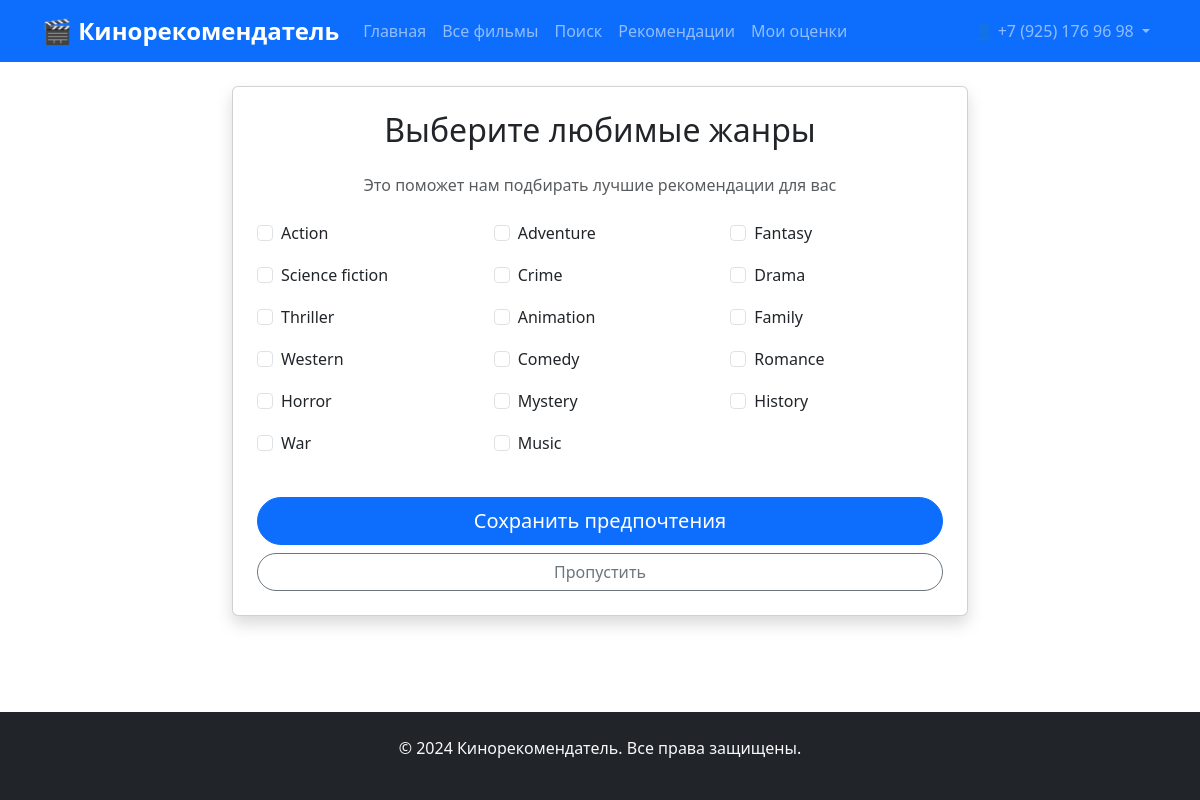
The page /preferences/ (signed in) on the database its author committed.
### users/models.py (models this page shows, shortened)
class User(AbstractBaseUser):
    first_name = models.CharField(
        verbose_name="имя",
        max_length=30,
        help_text="Имя пользователя",
    )
    last_name = models.CharField(
        verbose_name="фамилия",
        max_length=30,
        help_text="Фамилия пользователя",
    )
    phone = models.CharField(
        verbose_name="номер",
        unique=True,
        help_text="Номер пользователя",
        max_length=20,
    )
    is_staff = models.BooleanField(
        verbose_name="Сотрудник ли",
        default=False,
        help_text="Сотрудник проекта",
    )
    is_superuser = models.BooleanField(
        verbose_name="Админ ли",
        default=False,
        help_text="Администратор проекта",
    )
    objects = CustomUserManager()
    USERNAME_FIELD = "phone"
    REQUIRED_FIELDS = ["first_name", "last_name"]
    class Meta:
        db_table = "users"
        ordering = ["phone"]
        verbose_name = "Пользователь"
        verbose_name_plural = "Пользователи"

### movies/models.py (models this page shows, shortened)
class Genre(models.Model):
    name = models.CharField(
        max_length=50, unique=True, verbose_name="Название жанра"
    )
    class Meta:
        verbose_name = "Жанр"
        verbose_name_plural = "Жанры"

class UserPreferences(models.Model):
    user = models.OneToOneField(
        settings.AUTH_USER_MODEL,
        on_delete=models.CASCADE,
        verbose_name="Пользователь",
    )
    favorite_genres = models.ManyToManyField(
        Genre, blank=True, verbose_name="Любимые жанры"
    )
    liked_movies = models.ManyToManyField(
        Movie,
        blank=True,
        related_name="liked_by",
        verbose_name="Понравившиеся фильмы",
    )
    disliked_movies = models.ManyToManyField(
        Movie,
        blank=True,
        related_name="disliked_by",
        verbose_name="Не понравившиеся фильмы",
    )
    class Meta:
        verbose_name = "Предпочтение пользователя"
        verbose_name_plural = "Предпочтения пользователей"

### movies/views.py (the view)
@login_required
def set_genre_preferences(request):
    prefs, created = UserPreferences.objects.get_or_create(user=request.user)
    if request.method == "POST":
        genre_ids = request.POST.getlist("genres")
        prefs.favorite_genres.set(genre_ids)
        messages.success(request, "Ваши предпочтения сохранены!")
        return redirect(reverse("movies:recommendations"))
    genres = Genre.objects.all()
    return render(
        request,
        "movies/set_genre_preferences.html",
        {"genres": genres, "user_prefs": prefs},
    )

### templates/movies/set_genre_preferences.html (shortened to what this page needs)
{% extends 'base.html' %}
{% block content %}
<div class="row justify-content-center">
    <div class="col-md-8">
        <div class="card shadow">
            <div class="card-body p-4">
                <h2 class="card-title text-center mb-4">Выберите любимые жанры</h2>
                <p class="text-center text-muted mb-4">Это поможет нам подбирать лучшие рекомендации для вас</p>
                <form method="post">
                    <div class="row">
                        {% for genre in genres %}
                        <div class="col-md-4 mb-3">
                            <div class="form-check">
                                <input class="form-check-input" type="checkbox" name="genres"
                                       value="{{ genre.id }}" id="genre{{ genre.id }}"
                                       {% if genre in user_prefs.favorite_genres.all %}checked{% endif %}>
                                <label class="form-check-label" for="genre{{ genre.id }}">
                                    {{ genre.name }}
                                </label>
                            </div>
                        </div>
                        {% endfor %}
                    </div>
                    <div class="d-grid gap-2 mt-4">
                        <button type="submit" class="btn btn-primary btn-lg">Сохранить предпочтения</button>
                        <a href="{% url 'movies:recommendations' %}" class="btn btn-outline-secondary">Пропустить</a>
                    </div>
                </form>
            </div>
        </div>
    </div>
</div>
{% endblock %}

### templates/base.html (shortened to what this page needs)
<!DOCTYPE html>
<html lang="ru">
<head>
    {% load static %}
    <link href="https://cdn.jsdelivr.net/npm/bootstrap@5.3.2/dist/css/bootstrap.min.css" rel="stylesheet">
    <link rel="stylesheet" href="https://cdn.jsdelivr.net/npm/bootstrap-icons@1.11.1/font/bootstrap-icons.css">
    <link rel="stylesheet" href="/static/css/style.css">
</head>
<body>
    {% include 'includes/header.html' %}
    <main class="container mt-4">
        {% block content %}{% endblock %}
    </main>
    <footer class="bg-dark text-light text-center py-4 mt-5">
        <div class="container">
            <p>&copy; 2024 Кинорекомендатель. Все права защищены.</p>
        </div>
    </footer>
</body>
</html>

### templates/includes/header.html (shortened to what this page needs)
<nav class="navbar navbar-expand-lg navbar-dark bg-primary">
    <div class="container">
        <a class="navbar-brand" href="{% url 'movies:home' %}">
            🎬 Кинорекомендатель
        </a>
        <div class="collapse navbar-collapse" id="navbarNav">
            <ul class="navbar-nav me-auto">
                <li class="nav-item">
                    <a class="nav-link" href="{% url 'movies:home' %}">Главная</a>
                </li>
                <li class="nav-item">
                    <a class="nav-link" href="{% url 'movies:movie_list' %}">Все фильмы</a>
                </li>
                <li class="nav-item">
                    <a class="nav-link" href="{% url 'movies:search' %}">Поиск</a>
                </li>
                {% if user.is_authenticated %}
                <li class="nav-item">
                    <a class="nav-link" href="{% url 'movies:recommendations' %}">Рекомендации</a>
                </li>
                <li class="nav-item">
                    <a class="nav-link" href="{% url 'movies:my_ratings' %}">Мои оценки</a>
                </li>
                {% endif %}
            </ul>
            <ul class="navbar-nav">
                {% if user.is_authenticated %}
                <li class="nav-item dropdown">
                    <a class="nav-link dropdown-toggle" href="#" role="button" data-bs-toggle="dropdown">
                        👤 {{ user.phone }}
                    </a>
                </li>
                {% endif %}
            </ul>
        </div>
    </div>
</nav>

### static/css/style.css (style rules this page uses)
.card { transition: transform 0.2s ease-in-out; }
.navbar-brand { font-weight: bold; font-size: 1.5rem; }
.btn { border-radius: 25px; }
html, body { height: 100%; }
body { display: flex; flex-direction: column; }
main { flex: 1 0 auto; }
footer { flex-shrink: 0; }

### rows shown on the page
User: phone "+7 (925) 176 96 98"
Genre: name "Action"
Genre: name "Adventure"
Genre: name "Fantasy"
Genre: name "Science fiction"
Genre: name "Crime"
Genre: name "Drama"
Genre: name "Thriller"
Genre: name "Animation"
Genre: name "Family"
Genre: name "Western"
Genre: name "Comedy"
Genre: name "Romance"
Genre: name "Horror"
Genre: name "Mystery"
Genre: name "History"
Genre: name "War"
Genre: name "Music"
